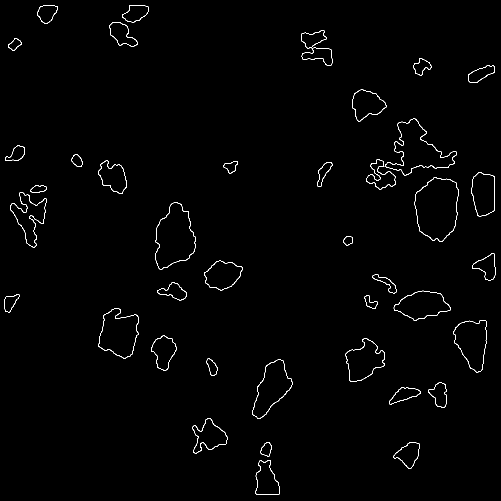
#> input picture data/yashi_qscan/edge/edge_cl.png, 1001 x 1001 px, found by its file name (shown at 1/2 size)
$ python count_mask.py
#> lines starting #> are read from the running program, lines starting #| are printed output that depends on the picture; after the words box and inside, x2 and y2 are one past the last pixel; in counts of white or black regions, pixels touching at a corner belong together
# -*- coding: utf-8 -*-
# @Time : 2020/3/23 下午4:30
# @Author : LuoLu
# @FileName: count_mask.py
# @Software: PyCharm
# @Github ：https://github.com/luolugithub
# @E-mail ：argluolu@gmail.com
import cv2
import matplotlib
import numpy as np
import cv2 as cv
import matplotlib.pyplot as plt
from PIL.Image import Image

matplotlib.use('TkAgg')
cv.namedWindow("original", flags=2)
cv.namedWindow("binary", flags=2)
cv.namedWindow("colored labels", flags=2)

path = "/home/luolu/PycharmProjects/ParticleDetection/data/yashi_qscan/edge/edge_cl.png"
# img_src = "/home/luolu/PycharmProjects/ParticleDetection/data/yashi_qscan/binary_test.png"
original = cv.imread(path)
#> original is the input picture: shape (1001, 1001, 3); 0.94% white in thin lines or dots
# src_image = cv.imread(img_src)
height, width, channels = original.shape
#> height = 1001; width = 1001; channels = 3
src = cv.GaussianBlur(original, (3, 3), 0)
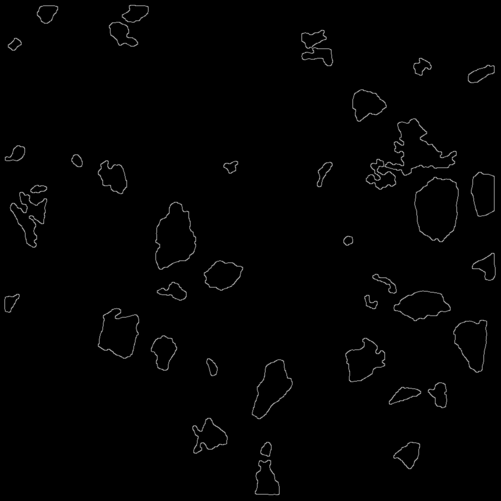
#> src: shape (1001, 1001, 3) (shown at 1/2 size); min 0, max 175, mean 2.4
gray = cv.cvtColor(src, cv.COLOR_BGR2GRAY)
ret, binary_ = cv.threshold(gray, 0, 255, cv.THRESH_BINARY | cv.THRESH_TRIANGLE)
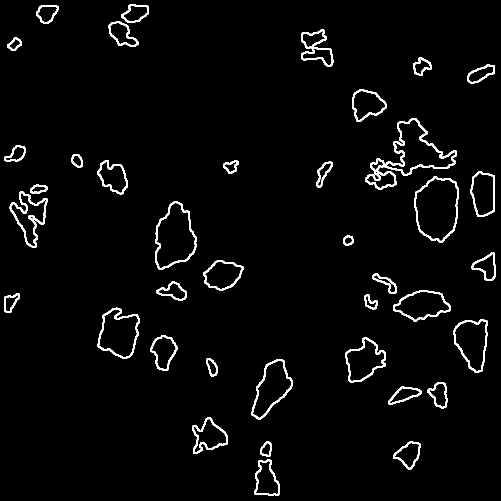
#> binary_: shape (1001, 1001) (shown at 1/2 size); 2.9% white; 39 white regions, largest, box (x1, y1, x2, y2) and area: (731, 236, 914, 380) 3190, (19, 383, 95, 496) 1601, (310, 403, 393, 540) 1333
#> ret = 2

# 使用开运算去掉外部的噪声
kernel = cv.getStructuringElement(cv.MORPH_RECT, (3, 3))
binary = cv.morphologyEx(binary_, cv.MORPH_OPEN, kernel)
# gray_correct = np.array(255 * (gray / 255) ** 1.2, dtype='uint8')
# thresh = cv.adaptiveThreshold(gray_correct, 50, cv.ADAPTIVE_THRESH_GAUSSIAN_C, cv.THRESH_BINARY, 255, 50)
# binary = cv.bitwise_not(thresh)
cv.imshow("original", original)
cv.imshow("binary", binary_)
# cv.imshow("binary digit", binary_)

num_labels, labels, stats, centers = cv.connectedComponentsWithStats(binary, connectivity=4, ltype=cv.CV_32S)
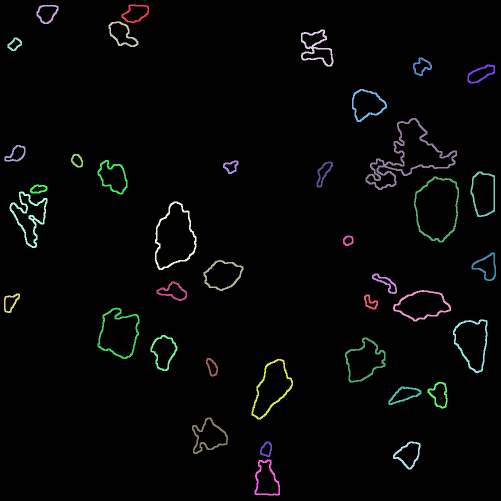
#> labels: shape (1001, 1001) int32 (shown at 1/2 size); 40 distinct labels, from 0 to 39; one colour per label, 0 black
#> num_labels = 40; stats = 40 rows, first 6: [0, 0, 1001, 1001, 972568], [243, 9, 55, 37, 510], [73, 10, 44, 38, 447], [217, 43, 60, 51, 666], [602, 59, 65, 74, 1159], [15, 75, 29, 27, 297]; centers = 40 pairs, first value 22 to 971.8, second value 26.46 to 956.6
colors = []
for i in range(num_labels):
    b = np.random.randint(0, 256)
    g = np.random.randint(0, 256)
    r = np.random.randint(0, 256)
    colors.append((b, g, r))

# add continuous pixel count
img = cv2.imread(path, 0)
#> img: shape (1001, 1001); 0.94% white in thin lines or dots
img = cv2.GaussianBlur(img, (1, 1), 0)
img = cv2.threshold(img, 127, 255, cv2.THRESH_BINARY)[1]  # ensure binary
num_labels_original, labels_im = cv2.connectedComponents(img)
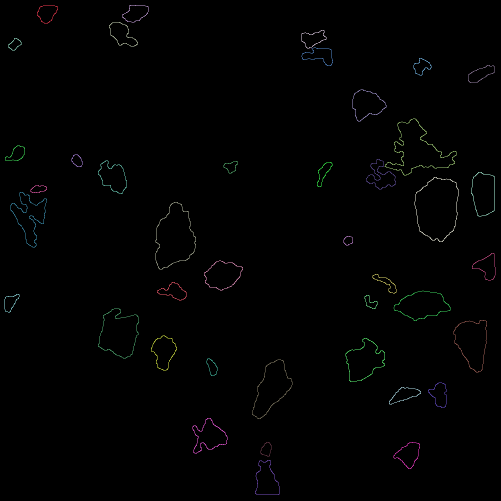
#> labels_im: shape (1001, 1001) int32 (shown at 1/2 size); 43 distinct labels, from 0 to 42; one colour per label, 0 black
#> num_labels_original = 43
count = [0] * (num_labels_original)
#> count = 43 values from 0 to 0
# [15 lines of commented-out code are left out]

colors[0] = (0, 0, 0)
image = np.copy(src)
for t in range(1, num_labels, 1):
    x, y, w, h, area = stats[t]
    cx, cy = centers[t]
    # 标出中心位置
    # cv.circle(src_image, (np.int32(cx), np.int32(cy)), 1, (255, 0, 0), 0, 1, 0)
    # 画出外接矩形
    cv.rectangle(image, (x, y), (x + w, y + h), colors[t], 1, 8, 0)
    # cv.putText(src_image, str(t).__add__(":L=").__add__(str(count[t])), (x, y), cv.FONT_HERSHEY_SIMPLEX, .5, (0, 0, 255), 1)
    cv.putText(image, str(t), (x, y), cv.FONT_HERSHEY_SIMPLEX, .5, (0, 0, 255), 1)
    print("label index %d, area of the label : %d" % (t, area))

    cv.imshow("colored labels", image)
    # cv.imwrite("labels.png", image)
    print("total number : ", num_labels - 1)
    cv.putText(image, "contact Sum:" + str(num_labels - 1), (30, 960), cv.FONT_HERSHEY_SIMPLEX, .8, (0, 0, 255), 3)
#> this loop made 39 passes
#> (x, y, w, h, area, cx, cy) on passes 1 to 12: (243, 9, 55, 37, 510, 270, 26.46), (73, 10, 44, 38, 447, 93.91, 26.52), (217, 43, 60, 51, 666, 245.4, 69.95), (602, 59, 65, 74, 1159, 632.2, 95.18), (15, 75, 29, 27, 297, 29.11, 88.24), (826, 115, 38, 37, 432, 843.7, 132.7), (935, 129, 55, 38, 516, 962, 147.1), (704, 178, 70, 66, 789, 734.7, 210), (731, 236, 183, 144, 3190, 809.5, 318), (9, 290, 42, 33, 421, 31.09, 308.4), (142, 308, 24, 27, 265, 153.8, 321), (195, 320, 60, 69, 798, 224.7, 352.1)
#> (printed output is left out)
#> pass 2, `cv.imshow("colored labels", image)`:
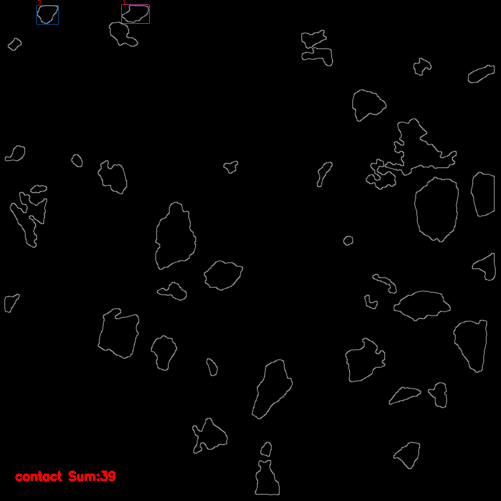
#> window 'colored labels': shape (1001, 1001, 3) (shown at 1/2 size); mean B, G, R 2.5, 2.4, 3
#> after the loop:
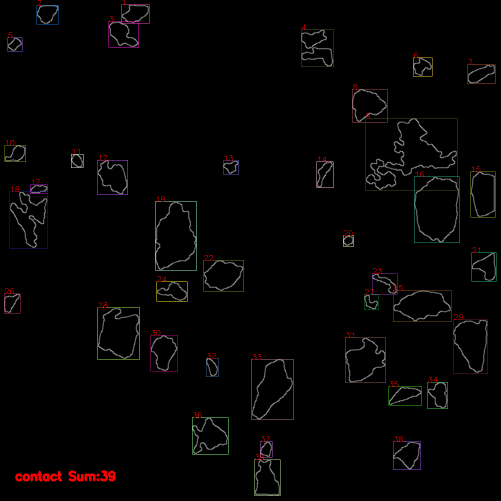
#> image: shape (1001, 1001, 3) (shown at 1/2 size); 1.28% of pixels changed, all inside (x1, y1, x2, y2) = (8, 0, 993, 992)
    # [5 lines of commented-out code are left out]
cv.waitKey(0)
cv.destroyAllWindows()
